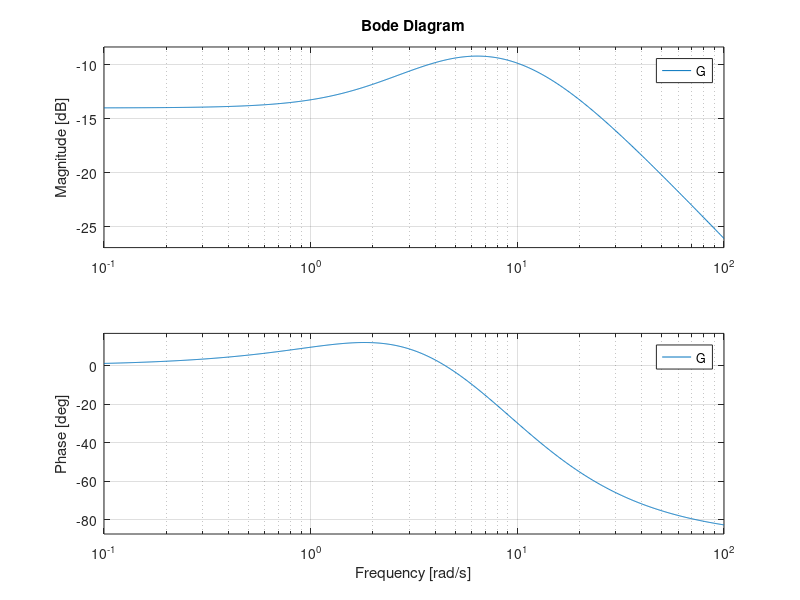
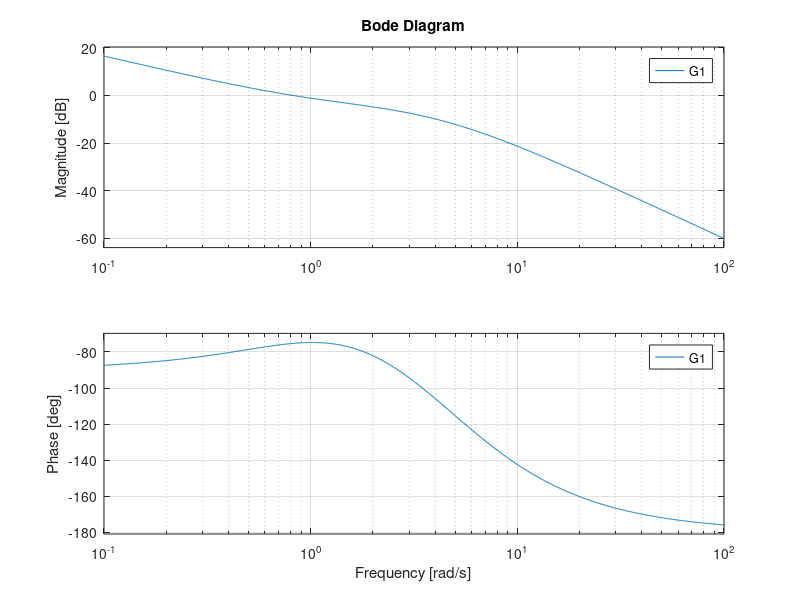

MATLAB code for these plots, in order:
%% Experiment No: 12

clc
clear all
close all

%% Q1. Find the bode plot for the transfer function GH(s)= 5(s+2)/(s+5)(s+10)

figure("Name","Bode Plot")
f1=[5];
f2=[1 2];
f3=[1 5];
f4=[1 10];
A=conv(f1,f2);
B=conv(f3,f4);
G=tf(A,B)
bode(G)

%% Q2. Find the bode plot for the transfer function GH(s)= 10(s+1)/s(s+3)(s+5)

figure("Name","Bode Plot_1")
f1=[10];
f2=[1 1];
f3=[1 0];
f4=[1 3];
f5=[1 5];
A=conv(f1,f2);
B=conv(f3,f4);
C=conv(B,f5);
G1=tf(A,C)
bode(G1)

%% Conclusion
